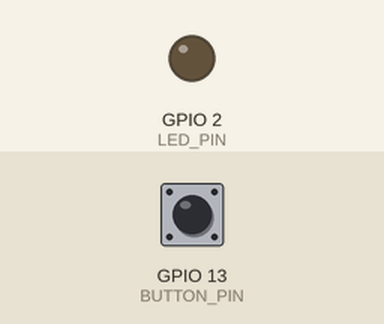
Recording of a sketch running on a simulated ESP32. Parts: output pins drawn as LEDs (lit = HIGH). The test bench sets the inputs (shaded band); at power-on: GPIO 13 (BUTTON_PIN) LOW.

Above: at 1.2 s.
1.3 s: GPIO 13 (BUTTON_PIN) pulled HIGH for 0.15 s
At 1.37 s:
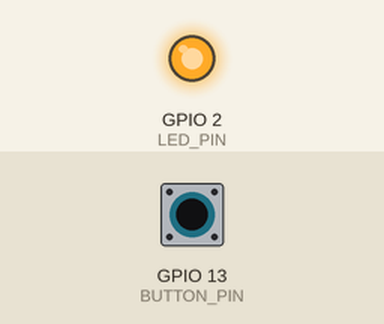
2.9 s: GPIO 13 (BUTTON_PIN) pulled HIGH for 3.2 s
At 6.9 s:
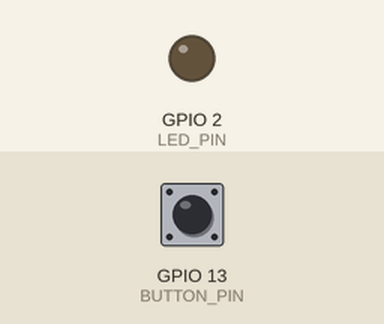
Timing chart, 0 to 8.4 s (numbered marks = the images above; inputs shaded):
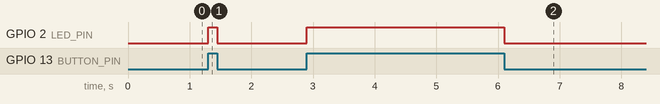

The sketch:

ESP32_button_LED.ino
```cpp
#define LED_PIN 2
#define BUTTON_PIN 13
void setup() {
  pinMode(LED_PIN,OUTPUT);
  pinMode(BUTTON_PIN,INPUT);
}

void loop() {
  if(digitalRead(BUTTON_PIN) == HIGH)
  {
    digitalWrite(LED_PIN,HIGH);
  }
  else
    digitalWrite(LED_PIN,LOW);
}
```

Measured:
- after the input at 1.3 s, GPIO 2 (LED_PIN): LOW → HIGH at once, → LOW 0.15 s later
- after the input at 2.9 s, GPIO 2 (LED_PIN): LOW → HIGH at once, → LOW 3.2 s later
